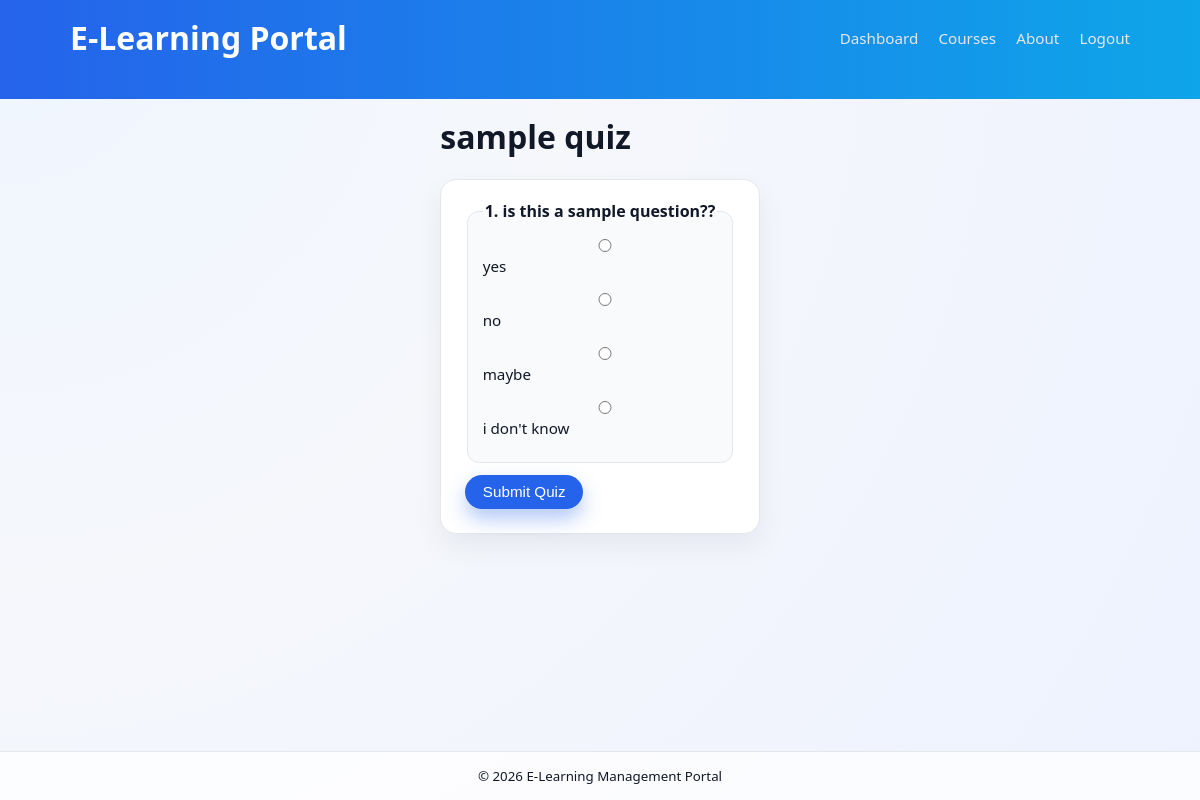
/quizzes/2/take (signed in), run on the app's committed database.
### main.py (models this page shows)
class Quiz(db.Model):
    id = db.Column(db.Integer, primary_key=True)
    course_id = db.Column(db.Integer, db.ForeignKey("course.id"), nullable=False)
    title = db.Column(db.String(150), nullable=False)
    created_at = db.Column(db.DateTime, default=datetime.utcnow)
    questions = db.relationship("Question", backref="quiz", lazy=True, cascade="all, delete-orphan")
    attempts = db.relationship("Attempt", backref="quiz", lazy=True, cascade="all, delete-orphan")

class Question(db.Model):
    id = db.Column(db.Integer, primary_key=True)
    quiz_id = db.Column(db.Integer, db.ForeignKey("quiz.id"), nullable=False)
    text = db.Column(db.Text, nullable=False)
    choices = db.relationship("Choice", backref="question", lazy=True, cascade="all, delete-orphan")

class Choice(db.Model):
    id = db.Column(db.Integer, primary_key=True)
    question_id = db.Column(db.Integer, db.ForeignKey("question.id"), nullable=False)
    text = db.Column(db.String(255), nullable=False)
    is_correct = db.Column(db.Boolean, default=False)

### main.py (the view, shortened to what this page needs)
    @app.route("/quizzes/<int:quiz_id>/take", methods=["GET", "POST"])
    @login_required
    def take_quiz(quiz_id: int):
        quiz = Quiz.query.get_or_404(quiz_id)
        if current_user.is_instructor():
            flash("Instructors cannot take quizzes.", "warning")
            return redirect(url_for("course_detail", course_id=quiz.course_id))
        return render_template("take_quiz.html", quiz=quiz)

### main.py (called while the page is built)
@login_manager.user_loader
def load_user(user_id: str) -> User | None:
    return db.session.get(User, int(user_id))

    def is_instructor(self) -> bool:
        return self.role == "instructor"

### templates/take_quiz.html (shortened to what this page needs)
{% extends "base.html" %}
{% block content %}
<h1>{{ quiz.title }}</h1>
<form method="post" class="form">
    {% for question in quiz.questions %}
        <fieldset class="question-block">
            <legend>{{ loop.index }}. {{ question.text }}</legend>
            {% for choice in question.choices %}
                <label class="choice-option">
                    <input type="radio" name="question_{{
                        question.id }}" value="{{ choice.id }}">
                    {{ choice.text }}
                </label>
            {% endfor %}
        </fieldset>
    {% else %}
        <p>This quiz has no questions yet.</p>
    {% endfor %}
    {% if quiz.questions %}
        <button class="btn primary" type="submit">Submit Quiz</button>
    {% endif %}
</form>
{% endblock %}

### static/style.css (style rules this page uses)
:root { --bg: #f5f7fb; --surface: #ffffff; --primary: #2563eb; --primary-soft: #e0e7ff; --accent: #0ea5e9; --text: #111827; --muted: #6b7280; --border: #e5e7eb; --danger: #b91c1c; --success: #15803d; --warning: #b45309; }
*, *::before, *::after { box-sizing: border-box; }
html, body { height: 100%; }
body { margin: 0; font-family: system-ui, -apple-system, BlinkMacSystemFont, "Segoe UI", sans-serif; background: radial-gradient(circle at top left, #eff6ff 0, #f5f7fb 40%, #eef2ff 100%); color: var(--text); display: flex; flex-direction: column; justify-content: flex-start; align-items: stretch; text-align: left; }
h1, h2, h3 { margin-top: 0; }
.btn { display: inline-flex; align-items: center; justify-content: center; padding: 0.55rem 1.1rem; border-radius: 999px; font-size: 0.95rem; border: none; cursor: pointer; text-decoration: none; transition: transform 0.1s ease, box-shadow 0.1s ease, background 0.1s ease; }
.btn.primary { background: var(--primary); color: #fff; box-shadow: 0 10px 20px rgba(37, 99, 235, 0.35); }
.form { max-width: 480px; background: var(--surface); padding: 1.25rem 1.5rem 1.5rem; border-radius: 1rem; border: 1px solid var(--border); box-shadow: 0 12px 28px rgba(15, 23, 42, 0.06); }
.form label { display: block; margin-bottom: 0.75rem; font-size: 0.95rem; }
.form input, .form select, .form textarea { width: 100%; margin-top: 0.3rem; padding: 0.5rem 0.6rem; border-radius: 0.6rem; border: 1px solid var(--border); font: inherit; background: #f9fafb; }
.question-block { border-radius: 0.75rem; border: 1px solid var(--border); padding: 0.75rem 0.9rem; margin-bottom: 0.75rem; background: #f9fafb; }
.question-block legend { font-weight: 600; }
.choice-option { display: flex; align-items: center; gap: 0.4rem; }

### data on the page
Quiz: title "sample quiz"
Question: text "is this a sample question??"
Choice: text "yes"
Choice: text "no"
Choice: text "maybe"
Choice: text "i don't know"

### other printed values
{{ 2026 }} "2026"
